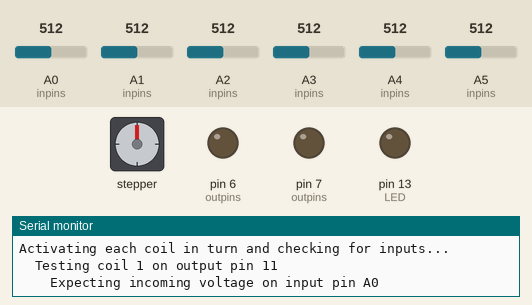
Recording of a sketch running on a simulated Arduino Uno, built with avr-gcc and run on an emulated ATmega328P. On the bench: stepper motor, output pins drawn as LEDs (lit = HIGH), the last lines printed to the serial monitor. Wiring (inferred from the names in the program): stepper motor (200 steps per turn assumed): coils pin 8, pin 9, pin 10, pin 11. The test bench sets the inputs (shaded band); at power-on: A0 (inpins) = 512, A1 (inpins) = 512, A2 (inpins) = 512, A3 (inpins) = 512, A4 (inpins) = 512, A5 (inpins) = 512. Pins used as bus, display or sensor lines are not drawn.

Above: at 0.1 s.
At 4.0 s:
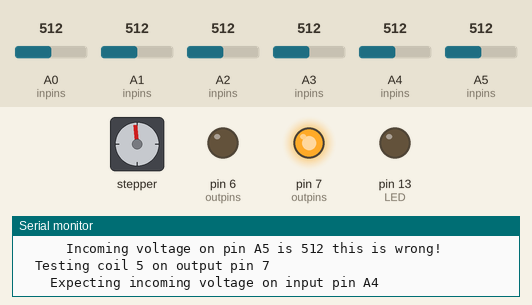
At 5.0 s:
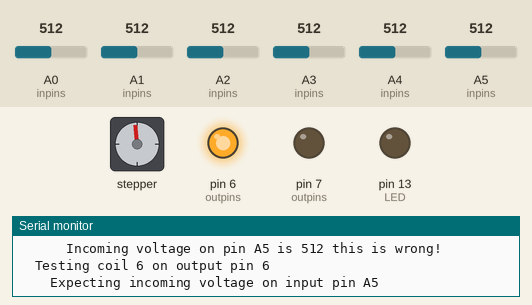
At 5.9 s:
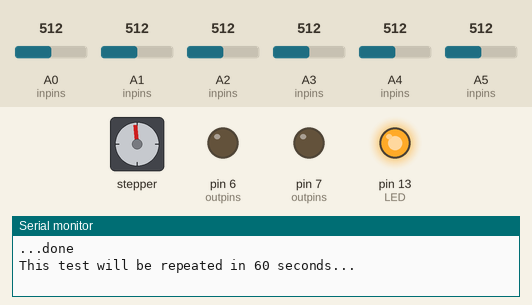
Timing chart, 0 to 7.4 s (numbered marks = the images above):
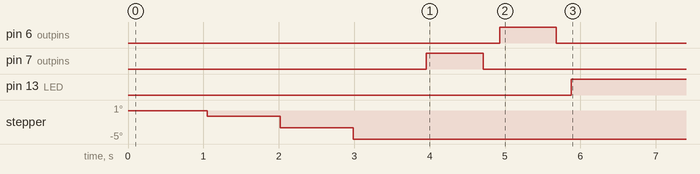

The sketch:

TMSuino-Diagnostic.ino
```cpp
#define O1 (11)
#define O2 (10)
#define O3 (9)
#define O4 (8)
#define O5 (7)
#define O6 (6)

#define I1 (A0)
#define I2 (A1)
#define I3 (A2)
#define I4 (A3)
#define I5 (A4)
#define I6 (A5)

#define LED (13)

const int outpins[6] = { O1, O2, O3, O4, O5, O6 };
const int inpins[13] = { I1, I2, I3, I4, I5, I6, 0, 1, 2, 3, 4, 5, 12 };
int values[6] = { 0,0,0,0,0,0 };
int value = 0;
const int threshold = 1020;
const int offthd = 10;

void printNameOfPin(int p) {
    switch(p) {
        case A0 : Serial.print("A0"); break;
        case A1 : Serial.print("A1"); break;
        case A2 : Serial.print("A2"); break;
        case A3 : Serial.print("A3"); break;
        case A4 : Serial.print("A4"); break;
        case A5 : Serial.print("A5"); break;
        default : Serial.print(p); break;
    }
}

void checkAllOff() {
    Serial.println("All outputs switched off, now checking inputs...");
    for (int i=0; i < 13; i++) {
        value = analogRead(inpins[i]);
        if (value > 5) {
            Serial.print("  There is incoming voltage on pin ");
            Serial.print(inpins[i]);
            Serial.println(" but all outputs have been turned off. This is wrong!");
        }
    }
    Serial.println("...done");
    Serial.println();
}

//argument is 1..6 !!!
void checkCoil(int coil) {
    Serial.print("  Testing coil ");
    Serial.print(coil);
    Serial.print(" on output pin ");
    Serial.println(outpins[coil-1]);
    Serial.print("    Expecting incoming voltage on input pin ");
    printNameOfPin(inpins[coil-1]); Serial.println();
    digitalWrite(outpins[coil-1],HIGH);
    delay(240);
    for (int i=0; i < 6; i++) values[i] = analogRead(inpins[i]);

    delay(40);
    for (int i=0; i < 6; i++) {
        value = values[i];
        Serial.print("      Incoming voltage on pin ");
        printNameOfPin(inpins[i]);
        //Serial.print(inpins[i]);
        Serial.print(" is ");
        Serial.print(value);

        if ((i == coil-1) && (value > threshold)) Serial.println(" as expected");
        if ((i == coil-1) && (value < 5)) Serial.println(" this is wrong!");
        if ((i == coil-1) && (value >= 5) && (value <= threshold)) {
            Serial.println(" this is a high resistance! Watch out for loose jumpers and defective cables!");
            Serial.println("      If this problem persists, your coil might create a field that is too strong. Did you use the specified coils ?");
        }
        if ((i != coil-1) && (value > offthd )) Serial.println(" this is wrong!");
        if ((i != coil-1) && (value <= offthd)) Serial.println(" as expected");
    }
    Serial.println();
    digitalWrite(outpins[coil-1], LOW);
    delay(200);
}

void test() {
    digitalWrite(LED, LOW);
    //checkAllOff();
    Serial.println("Activating each coil in turn and checking for inputs...");
    for (int i=0; i < 6; i++) checkCoil(i+1);
    Serial.println("...done");
    digitalWrite(LED, HIGH);
    Serial.println("This test will be repeated in 60 seconds...");
}

void setup() {
    Serial.begin(9600);

    pinMode(LED, OUTPUT);
    digitalWrite(LED, LOW);

    for (int i=0; i < 6; i++) {
        pinMode(outpins[i], OUTPUT);
        pinMode(inpins[i], INPUT);
        digitalWrite(outpins[i], LOW);
    }
}

void loop() {
    test();
    delay(60000);
}
```

Measured:
- by itself, pin 6 (outpins): LOW → HIGH at 4.9 s, → LOW 0.75 s later
- by itself, pin 7 (outpins): LOW → HIGH at 4.0 s, → LOW 0.75 s later
- by itself, pin 13 (LED): LOW → HIGH at 5.9 s
